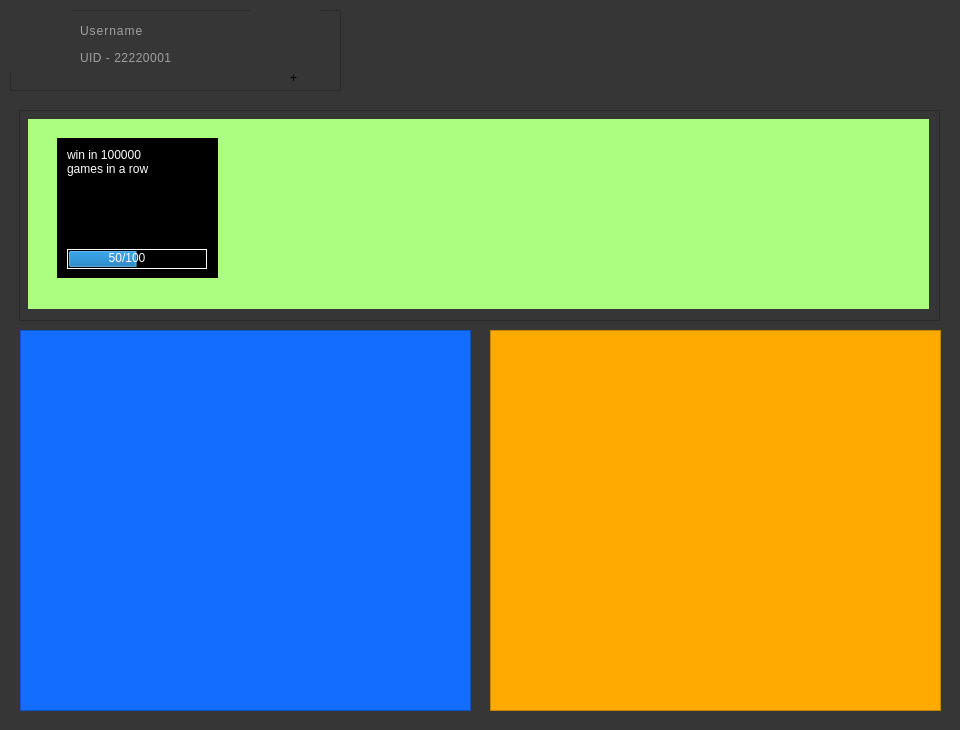
<?xml version="1.0" encoding="UTF-8"?>
<ui version="4.0">
 <class>Form</class>
 <widget class="QWidget" name="Form">
  <property name="geometry">
   <rect>
    <x>0</x>
    <y>0</y>
    <width>960</width>
    <height>730</height>
   </rect>
  </property>
  <property name="windowTitle">
   <string>Form</string>
  </property>
  <property name="styleSheet">
   <string notr="true">background-color: rgb(54, 54, 54);
outline:none;
</string>
  </property>
  <widget class="QFrame" name="user_info_frame">
   <property name="geometry">
    <rect>
     <x>10</x>
     <y>10</y>
     <width>331</width>
     <height>81</height>
    </rect>
   </property>
   <property name="frameShape">
    <enum>QFrame::StyledPanel</enum>
   </property>
   <property name="frameShadow">
    <enum>QFrame::Raised</enum>
   </property>
   <widget class="QLabel" name="Username_label">
    <property name="geometry">
     <rect>
      <x>70</x>
      <y>10</y>
      <width>151</width>
      <height>21</height>
     </rect>
    </property>
    <property name="styleSheet">
     <string notr="true">font: 16pt &quot;Calibri&quot;;
color: rgb(161, 161, 161);
 letter-spacing: 1px;
</string>
    </property>
    <property name="text">
     <string>Username</string>
    </property>
   </widget>
   <widget class="QLabel" name="profile_logo">
    <property name="geometry">
     <rect>
      <x>0</x>
      <y>0</y>
      <width>61</width>
      <height>61</height>
     </rect>
    </property>
    <property name="styleSheet">
     <string notr="true"/>
    </property>
    <property name="text">
     <string/>
    </property>
    <property name="pixmap">
     <pixmap>../icons/user-icon.png</pixmap>
    </property>
   </widget>
   <widget class="QLabel" name="uid_label">
    <property name="geometry">
     <rect>
      <x>70</x>
      <y>40</y>
      <width>91</width>
      <height>16</height>
     </rect>
    </property>
    <property name="styleSheet">
     <string notr="true">font: 9pt &quot;Calibri&quot;;
color: rgb(161, 161, 161);
 letter-spacing: 0.5px;
</string>
    </property>
    <property name="text">
     <string>UID - 22220001</string>
    </property>
   </widget>
   <widget class="QLabel" name="label">
    <property name="geometry">
     <rect>
      <x>240</x>
      <y>0</y>
      <width>71</width>
      <height>71</height>
     </rect>
    </property>
    <property name="styleSheet">
     <string notr="true">border:10px;
</string>
    </property>
    <property name="text">
     <string/>
    </property>
    <property name="pixmap">
     <pixmap>../icons/coin.png</pixmap>
    </property>
   </widget>
   <widget class="QLabel" name="label_2">
    <property name="geometry">
     <rect>
      <x>280</x>
      <y>60</y>
      <width>16</width>
      <height>16</height>
     </rect>
    </property>
    <property name="styleSheet">
     <string notr="true">font: 20pt &quot;Calibri&quot;;
border-radius:5px;</string>
    </property>
    <property name="text">
     <string>+</string>
    </property>
   </widget>
   <widget class="QPushButton" name="add_coins_button">
    <property name="geometry">
     <rect>
      <x>230</x>
      <y>0</y>
      <width>101</width>
      <height>81</height>
     </rect>
    </property>
    <property name="styleSheet">
     <string notr="true">border:none;
background:none;</string>
    </property>
    <property name="text">
     <string/>
    </property>
   </widget>
   <zorder>label</zorder>
   <zorder>Username_label</zorder>
   <zorder>profile_logo</zorder>
   <zorder>uid_label</zorder>
   <zorder>label_2</zorder>
   <zorder>add_coins_button</zorder>
  </widget>
  <widget class="QFrame" name="achievements_frame">
   <property name="geometry">
    <rect>
     <x>19</x>
     <y>110</y>
     <width>921</width>
     <height>211</height>
    </rect>
   </property>
   <property name="minimumSize">
    <size>
     <width>810</width>
     <height>160</height>
    </size>
   </property>
   <property name="maximumSize">
    <size>
     <width>930</width>
     <height>215</height>
    </size>
   </property>
   <property name="styleSheet">
    <string notr="true">QFrame *{
	background-color: rgb(170, 255, 127);
}
QScrollArea{
border:none;
}


QScrollBar:horizontal{
	border:none;
	background:rgb(149, 221, 110);
	height:14px;
	margin:0 15px 0 15px  ;	
	border-radius:0px;
}

QScrollBar::handle:horizontal{
border:none;
height:5px;
border-radius:5px;
	background-color: rgb(136, 190, 95);
outline:none;
}

QScrollBar::handle:horizontal:hover{
	background-color:rgb(102, 143, 71);
outline:none;
}

QScrollBar::sub-line:horizontal{
	background-color: rgb(170, 255, 127);
}
QScrollBar::add-line:horizontal{
	background-color:  rgb(170, 255, 127);
}</string>
   </property>
   <property name="frameShape">
    <enum>QFrame::StyledPanel</enum>
   </property>
   <property name="frameShadow">
    <enum>QFrame::Raised</enum>
   </property>
   <widget class="QScrollArea" name="achievement_scrollArea">
    <property name="geometry">
     <rect>
      <x>9</x>
      <y>9</y>
      <width>901</width>
      <height>190</height>
     </rect>
    </property>
    <property name="minimumSize">
     <size>
      <width>790</width>
      <height>140</height>
     </size>
    </property>
    <property name="maximumSize">
     <size>
      <width>905</width>
      <height>200</height>
     </size>
    </property>
    <property name="styleSheet">
     <string notr="true">QScrollBar:horizontal{
	border:none;
	background:rgb(0, 200, 50);
}</string>
    </property>
    <property name="sizeAdjustPolicy">
     <enum>QAbstractScrollArea::AdjustIgnored</enum>
    </property>
    <property name="widgetResizable">
     <bool>true</bool>
    </property>
    <property name="alignment">
     <set>Qt::AlignLeading|Qt::AlignLeft|Qt::AlignTop</set>
    </property>
    <widget class="QWidget" name="scrollAreaWidgetContents_achievements">
     <property name="geometry">
      <rect>
       <x>0</x>
       <y>0</y>
       <width>901</width>
       <height>185</height>
      </rect>
     </property>
     <property name="minimumSize">
      <size>
       <width>800</width>
       <height>120</height>
      </size>
     </property>
     <property name="maximumSize">
      <size>
       <width>16777215</width>
       <height>185</height>
      </size>
     </property>
     <layout class="QVBoxLayout" name="verticalLayout">
      <item>
       <widget class="QFrame" name="achievement_frame">
        <property name="minimumSize">
         <size>
          <width>800</width>
          <height>160</height>
         </size>
        </property>
        <property name="maximumSize">
         <size>
          <width>16777215</width>
          <height>180</height>
         </size>
        </property>
        <property name="styleSheet">
         <string notr="true">border:none</string>
        </property>
        <property name="frameShape">
         <enum>QFrame::StyledPanel</enum>
        </property>
        <property name="frameShadow">
         <enum>QFrame::Raised</enum>
        </property>
        <widget class="QFrame" name="frame">
         <property name="geometry">
          <rect>
           <x>20</x>
           <y>10</y>
           <width>161</width>
           <height>140</height>
          </rect>
         </property>
         <property name="styleSheet">
          <string notr="true">QFrame{
background-color: rgb(0, 0, 0);
}

QLabel{
color: rgb(255, 255, 255);
font: 10pt &quot;Consolas&quot;;
background-color: none;
}

QProgressBar{
	background-color: rgb(0, 0, 0);
	border:1px solid rgb(255,255,255);
}</string>
         </property>
         <property name="frameShape">
          <enum>QFrame::StyledPanel</enum>
         </property>
         <property name="frameShadow">
          <enum>QFrame::Raised</enum>
         </property>
         <widget class="QLabel" name="label_3">
          <property name="geometry">
           <rect>
            <x>10</x>
            <y>10</y>
            <width>110</width>
            <height>50</height>
           </rect>
          </property>
          <property name="styleSheet">
           <string notr="true"/>
          </property>
          <property name="text">
           <string>win in 100000 games in a row</string>
          </property>
          <property name="scaledContents">
           <bool>false</bool>
          </property>
          <property name="alignment">
           <set>Qt::AlignLeading|Qt::AlignLeft|Qt::AlignTop</set>
          </property>
          <property name="wordWrap">
           <bool>true</bool>
          </property>
         </widget>
         <widget class="QLabel" name="label_4">
          <property name="geometry">
           <rect>
            <x>45</x>
            <y>110</y>
            <width>50</width>
            <height>20</height>
           </rect>
          </property>
          <property name="styleSheet">
           <string notr="true"/>
          </property>
          <property name="text">
           <string>50/100</string>
          </property>
          <property name="alignment">
           <set>Qt::AlignCenter</set>
          </property>
         </widget>
         <widget class="QProgressBar" name="progressBar">
          <property name="geometry">
           <rect>
            <x>10</x>
            <y>111</y>
            <width>140</width>
            <height>20</height>
           </rect>
          </property>
          <property name="value">
           <number>50</number>
          </property>
          <property name="textVisible">
           <bool>false</bool>
          </property>
         </widget>
         <zorder>label_3</zorder>
         <zorder>progressBar</zorder>
         <zorder>label_4</zorder>
        </widget>
       </widget>
      </item>
     </layout>
    </widget>
   </widget>
  </widget>
  <widget class="QFrame" name="friends_frame">
   <property name="geometry">
    <rect>
     <x>20</x>
     <y>330</y>
     <width>451</width>
     <height>381</height>
    </rect>
   </property>
   <property name="styleSheet">
    <string notr="true">background-color: rgb(19, 109, 255);</string>
   </property>
   <property name="frameShape">
    <enum>QFrame::StyledPanel</enum>
   </property>
   <property name="frameShadow">
    <enum>QFrame::Raised</enum>
   </property>
  </widget>
  <widget class="QFrame" name="statistics_frame">
   <property name="geometry">
    <rect>
     <x>490</x>
     <y>330</y>
     <width>451</width>
     <height>381</height>
    </rect>
   </property>
   <property name="styleSheet">
    <string notr="true">background-color: rgb(255, 170, 0);</string>
   </property>
   <property name="frameShape">
    <enum>QFrame::StyledPanel</enum>
   </property>
   <property name="frameShadow">
    <enum>QFrame::Raised</enum>
   </property>
  </widget>
 </widget>
 <resources>
  <include location="../icons/user.qrc"/>
 </resources>
 <connections/>
</ui>
